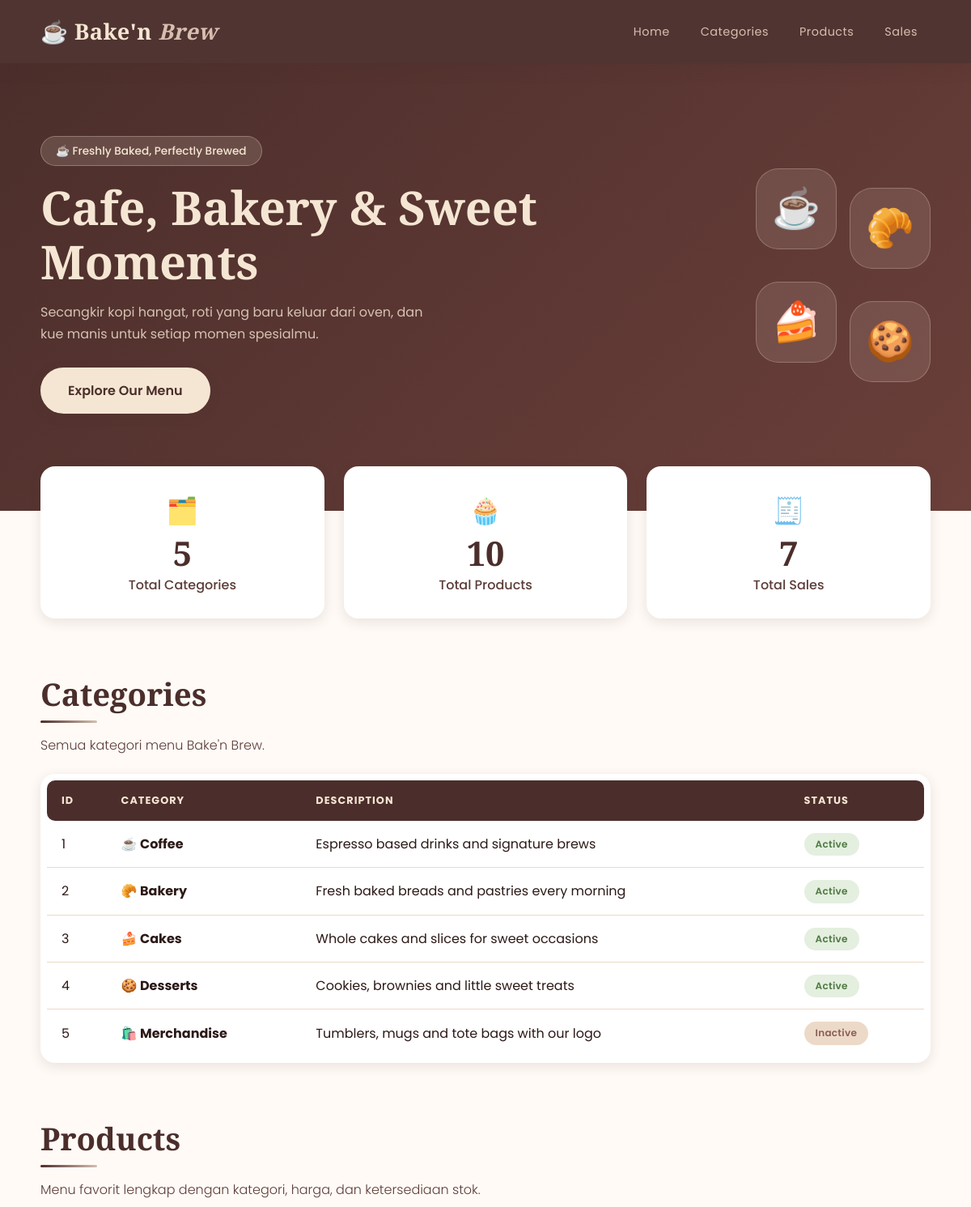
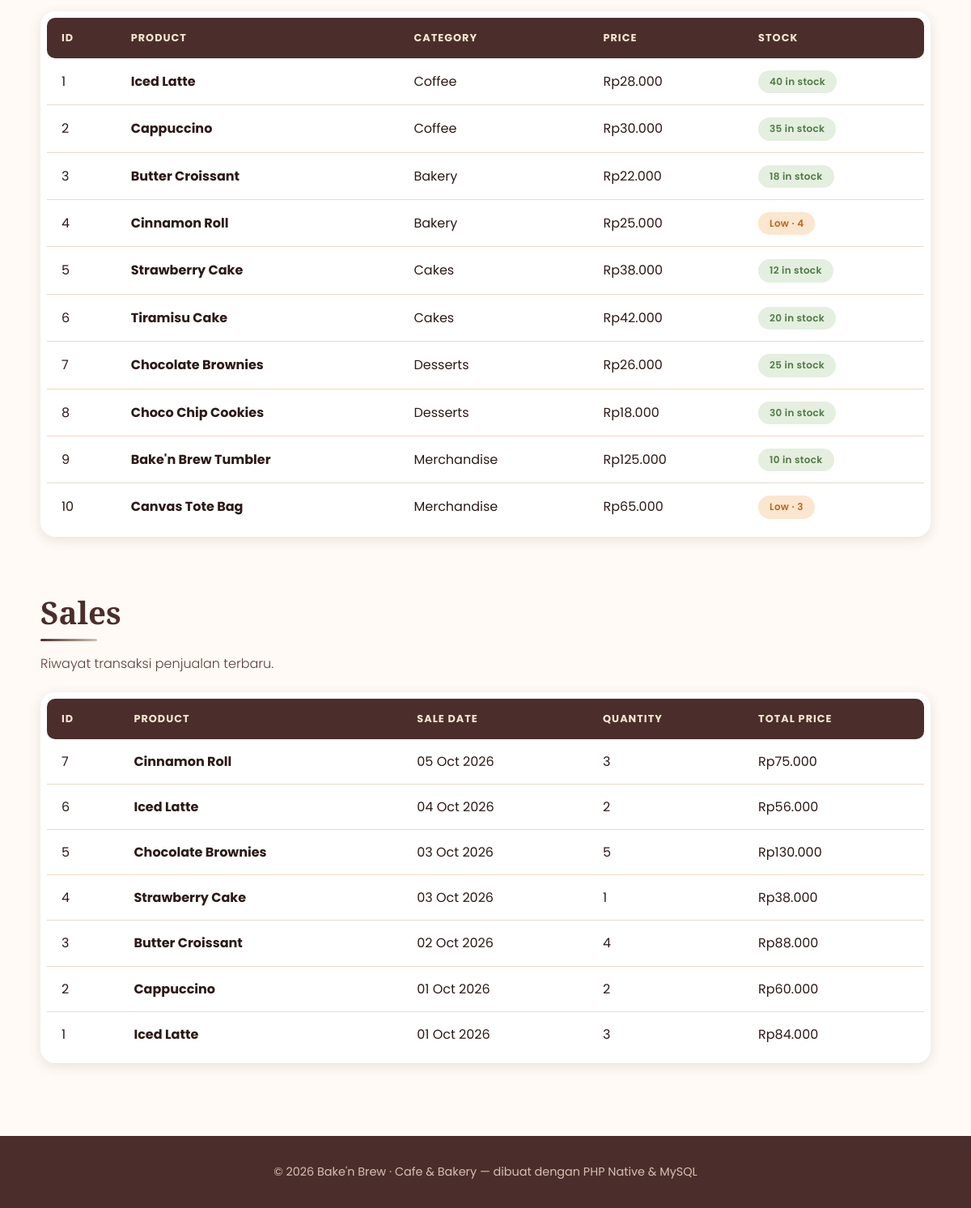
The page / on the database its author committed (2 pictures, top to bottom).
### tables this page shows
CREATE TABLE categories (
  id          INT AUTO_INCREMENT PRIMARY KEY,
  name        VARCHAR(50)  NOT NULL,
  description VARCHAR(255) NOT NULL,
  icon        VARCHAR(10)  NOT NULL,
  status      ENUM('Active','Inactive') NOT NULL DEFAULT 'Active'
);

CREATE TABLE products (
  id          INT AUTO_INCREMENT PRIMARY KEY,
  category_id INT NOT NULL,
  name        VARCHAR(100) NOT NULL,
  price       INT NOT NULL,
  stock       INT NOT NULL DEFAULT 0,
  image       VARCHAR(100) DEFAULT NULL,
  CONSTRAINT fk_products_category
    FOREIGN KEY (category_id) REFERENCES categories(id)
    ON UPDATE CASCADE ON DELETE RESTRICT
);

CREATE TABLE sales (
  id          INT AUTO_INCREMENT PRIMARY KEY,
  product_id  INT NOT NULL,
  sale_date   DATE NOT NULL,
  quantity    INT NOT NULL,
  total_price INT NOT NULL,
  CONSTRAINT fk_sales_product
    FOREIGN KEY (product_id) REFERENCES products(id)
    ON UPDATE CASCADE ON DELETE RESTRICT
);

### index.php (the view, shortened to what this page needs)
<?php
require_once __DIR__ . '/services/config.php';
function rupiah($n) { return 'Rp' . number_format((int)$n, 0, ',', '.'); }
$totalCategories = $conn->query("SELECT COUNT(*) AS total FROM categories")->fetch_assoc()['total'];
$totalProducts   = $conn->query("SELECT COUNT(*) AS total FROM products")->fetch_assoc()['total'];
$totalSales      = $conn->query("SELECT COUNT(*) AS total FROM sales")->fetch_assoc()['total'];
$resCategories = $conn->query("SELECT id, name, description, icon, status FROM categories ORDER BY id");
$resProducts   = $conn->query(
    "SELECT p.id, p.name, c.name AS category, p.price, p.stock
     FROM products p
     JOIN categories c ON p.category_id = c.id
     ORDER BY p.id"
);
$resSales = $conn->query(
    "SELECT s.id, p.name AS product, s.sale_date, s.quantity, s.total_price
     FROM sales s
     JOIN products p ON s.product_id = p.id
     ORDER BY s.sale_date DESC, s.id DESC"
);
?>
<!DOCTYPE html>
<html lang="id">
<head>
  <link rel="stylesheet" href="style.css">
</head>
<body>
<header class="navbar" id="navbar">
  <div class="container nav-inner">
    <a href="#home" class="logo">☕ Bake'n <span>Brew</span></a>
    <nav class="nav-links" id="navLinks">
      <a href="#home">Home</a>
      <a href="#categories">Categories</a>
      <a href="#products">Products</a>
      <a href="#sales">Sales</a>
    </nav>
  </div>
</header>
<main>
  <section class="hero" id="home">
    <div class="container hero-inner">
      <div class="hero-text">
        <span class="eyebrow">☕ Freshly Baked, Perfectly Brewed</span>
        <h1>Cafe, Bakery &amp; Sweet Moments</h1>
        <p>Secangkir kopi hangat, roti yang baru keluar dari oven, dan kue manis untuk setiap momen spesialmu.</p>
        <a href="#products" class="btn">Explore Our Menu</a>
      </div>
      <div class="hero-art" aria-hidden="true">
        <span>☕</span><span>🥐</span><span>🍰</span><span>🍪</span>
      </div>
    </div>
  </section>
  <section class="container summary">
    <div class="card stat">
      <div class="stat-icon">🗂️</div>
      <div class="stat-num"><?= $totalCategories ?></div>
      <div class="stat-label">Total Categories</div>
    </div>
    <div class="card stat">
      <div class="stat-icon">🧁</div>
      <div class="stat-num"><?= $totalProducts ?></div>
      <div class="stat-label">Total Products</div>
    </div>
    <div class="card stat">
      <div class="stat-icon">🧾</div>
      <div class="stat-num"><?= $totalSales ?></div>
      <div class="stat-label">Total Sales</div>
    </div>
  </section>
  <section class="section container" id="categories">
    <h2>Categories</h2>
    <p class="section-sub">Semua kategori menu Bake'n Brew.</p>
    <div class="table-wrap card">
      <table>
        <thead><tr><th>ID</th><th>Category</th><th>Description</th><th>Status</th></tr></thead>
        <tbody>
        <?php while ($row = $resCategories->fetch_assoc()) { ?>
          <tr>
            <td><?= $row['id'] ?></td>
            <td><strong><?= htmlspecialchars($row['icon'] . ' ' . $row['name']) ?></strong></td>
            <td><?= htmlspecialchars($row['description']) ?></td>
            <td>
              <span class="badge <?= $row['status'] === 'Active' ? 'badge-green' : 'badge-gray' ?>">
                <?= htmlspecialchars($row['status']) ?>
              </span>
            </td>
          </tr>
        <?php } ?>
        </tbody>
      </table>
    </div>
  </section>
  <section class="section container" id="products">
    <h2>Products</h2>
    <p class="section-sub">Menu favorit lengkap dengan kategori, harga, dan ketersediaan stok.</p>
    <div class="table-wrap card">
      <table>
        <thead><tr><th>ID</th><th>Product</th><th>Category</th><th>Price</th><th>Stock</th></tr></thead>
        <tbody>
        <?php while ($row = $resProducts->fetch_assoc()) {
            if ($row['stock'] == 0)      { $cls = 'badge-red';    $txt = 'Sold out'; }
            elseif ($row['stock'] <= 5)  { $cls = 'badge-orange'; $txt = 'Low · ' . $row['stock']; }
            else                         { $cls = 'badge-green';  $txt = $row['stock'] . ' in stock'; }
        ?>
          <tr>
            <td><?= $row['id'] ?></td>
            <td><strong><?= htmlspecialchars($row['name']) ?></strong></td>
            <td><?= htmlspecialchars($row['category']) ?></td>
            <td><?= rupiah($row['price']) ?></td>
            <td><span class="badge <?= $cls ?>"><?= $txt ?></span></td>
          </tr>
        <?php } ?>
        </tbody>
      </table>
    </div>
  </section>
  <section class="section container" id="sales">
    <h2>Sales</h2>
    <p class="section-sub">Riwayat transaksi penjualan terbaru.</p>
    <div class="table-wrap card">
      <table>
        <thead><tr><th>ID</th><th>Product</th><th>Sale Date</th><th>Quantity</th><th>Total Price</th></tr></thead>
        <tbody>
        <?php while ($row = $resSales->fetch_assoc()) { ?>
          <tr>
            <td><?= $row['id'] ?></td>
            <td><strong><?= htmlspecialchars($row['product']) ?></strong></td>
            <td><?= date('d M Y', strtotime($row['sale_date'])) ?></td>
            <td><?= $row['quantity'] ?></td>
            <td><?= rupiah($row['total_price']) ?></td>
          </tr>
        <?php } ?>
        </tbody>
      </table>
    </div>
  </section>
</main>
<footer class="footer">
  <p>© <?= date('Y') ?> Bake'n Brew · Cafe &amp; Bakery — dibuat dengan PHP Native &amp; MySQL</p>
</footer>
</body>
</html>

### rows shown on the page
categories: id "1", icon+name "☕ Coffee", description "Espresso based drinks and signature brews", status "Active"
categories: id "2", icon+name "🥐 Bakery", description "Fresh baked breads and pastries every morning", status "Active"
categories: id "3", icon+name "🍰 Cakes", description "Whole cakes and slices for sweet occasions", status "Active"
categories: id "4", icon+name "🍪 Desserts", description "Cookies, brownies and little sweet treats", status "Active"
categories: id "5", icon+name "🛍️ Merchandise", description "Tumblers, mugs and tote bags with our logo", status "Inactive"
products: id "1", name "Iced Latte", category.name "Coffee", price "Rp28.000", stock "40 in stock"
products: id "2", name "Cappuccino", category.name "Coffee", price "Rp30.000", stock "35 in stock"
products: id "3", name "Butter Croissant", category.name "Bakery", price "Rp22.000", stock "18 in stock"
products: id "4", name "Cinnamon Roll", category.name "Bakery", price "Rp25.000", stock "Low · 4"
products: id "5", name "Strawberry Cake", category.name "Cakes", price "Rp38.000", stock "12 in stock"
products: id "6", name "Tiramisu Cake", category.name "Cakes", price "Rp42.000", stock "20 in stock"
products: id "7", name "Chocolate Brownies", category.name "Desserts", price "Rp26.000", stock "25 in stock"
products: id "8", name "Choco Chip Cookies", category.name "Desserts", price "Rp18.000", stock "30 in stock"
products: id "9", name "Bake'n Brew Tumbler", category.name "Merchandise", price "Rp125.000", stock "10 in stock"
products: id "10", name "Canvas Tote Bag", category.name "Merchandise", price "Rp65.000", stock "Low · 3"
sales: id "7", product.name "Cinnamon Roll", sale_date "05 Oct 2026", quantity "3", total_price "Rp75.000"
sales: id "6", product.name "Iced Latte", sale_date "04 Oct 2026", quantity "2", total_price "Rp56.000"
sales: id "5", product.name "Chocolate Brownies", sale_date "03 Oct 2026", quantity "5", total_price "Rp130.000"
sales: id "4", product.name "Strawberry Cake", sale_date "03 Oct 2026", quantity "1", total_price "Rp38.000"
sales: id "3", product.name "Butter Croissant", sale_date "02 Oct 2026", quantity "4", total_price "Rp88.000"
sales: id "2", product.name "Cappuccino", sale_date "01 Oct 2026", quantity "2", total_price "Rp60.000"
sales: id "1", product.name "Iced Latte", sale_date "01 Oct 2026", quantity "3", total_price "Rp84.000"

### other values the page prints
$totalCategories "5"
$totalProducts "10"
$totalSales "7"
